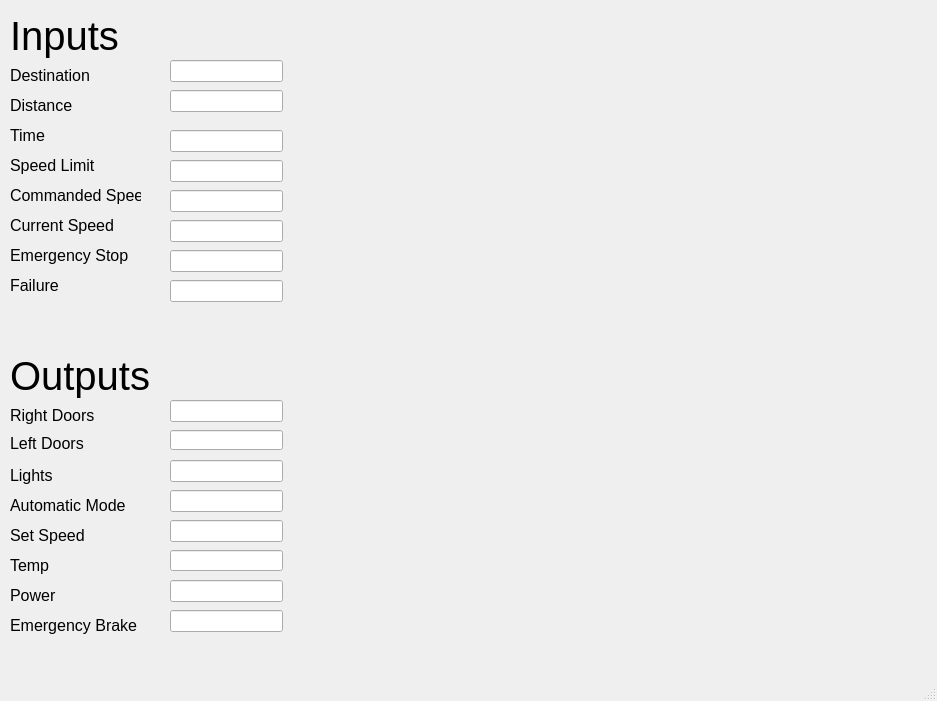
<?xml version="1.0" encoding="UTF-8"?>
<ui version="4.0">
 <class>TestUI</class>
 <widget class="QMainWindow" name="TestUI">
  <property name="geometry">
   <rect>
    <x>0</x>
    <y>0</y>
    <width>937</width>
    <height>701</height>
   </rect>
  </property>
  <property name="windowTitle">
   <string>MainWindow</string>
  </property>
  <widget class="QWidget" name="centralwidget">
   <widget class="QLabel" name="label">
    <property name="geometry">
     <rect>
      <x>10</x>
      <y>10</y>
      <width>131</width>
      <height>51</height>
     </rect>
    </property>
    <property name="font">
     <font>
      <pointsize>30</pointsize>
     </font>
    </property>
    <property name="text">
     <string>Inputs</string>
    </property>
   </widget>
   <widget class="QLabel" name="label_2">
    <property name="geometry">
     <rect>
      <x>10</x>
      <y>350</y>
      <width>141</width>
      <height>51</height>
     </rect>
    </property>
    <property name="font">
     <font>
      <pointsize>30</pointsize>
     </font>
    </property>
    <property name="text">
     <string>Outputs</string>
    </property>
   </widget>
   <widget class="QLabel" name="label_3">
    <property name="geometry">
     <rect>
      <x>10</x>
      <y>60</y>
      <width>101</width>
      <height>31</height>
     </rect>
    </property>
    <property name="font">
     <font>
      <pointsize>12</pointsize>
     </font>
    </property>
    <property name="text">
     <string>Destination</string>
    </property>
   </widget>
   <widget class="QLabel" name="label_4">
    <property name="geometry">
     <rect>
      <x>10</x>
      <y>210</y>
      <width>111</width>
      <height>31</height>
     </rect>
    </property>
    <property name="font">
     <font>
      <pointsize>12</pointsize>
     </font>
    </property>
    <property name="text">
     <string>Current Speed</string>
    </property>
   </widget>
   <widget class="QLabel" name="label_5">
    <property name="geometry">
     <rect>
      <x>10</x>
      <y>180</y>
      <width>131</width>
      <height>31</height>
     </rect>
    </property>
    <property name="font">
     <font>
      <pointsize>12</pointsize>
     </font>
    </property>
    <property name="text">
     <string>Commanded Speed</string>
    </property>
   </widget>
   <widget class="QLabel" name="label_6">
    <property name="geometry">
     <rect>
      <x>10</x>
      <y>150</y>
      <width>101</width>
      <height>31</height>
     </rect>
    </property>
    <property name="font">
     <font>
      <pointsize>12</pointsize>
     </font>
    </property>
    <property name="text">
     <string>Speed Limit</string>
    </property>
   </widget>
   <widget class="QLabel" name="label_7">
    <property name="geometry">
     <rect>
      <x>10</x>
      <y>240</y>
      <width>121</width>
      <height>31</height>
     </rect>
    </property>
    <property name="font">
     <font>
      <pointsize>12</pointsize>
     </font>
    </property>
    <property name="text">
     <string>Emergency Stop</string>
    </property>
   </widget>
   <widget class="QLabel" name="label_8">
    <property name="geometry">
     <rect>
      <x>10</x>
      <y>610</y>
      <width>161</width>
      <height>31</height>
     </rect>
    </property>
    <property name="font">
     <font>
      <pointsize>12</pointsize>
     </font>
    </property>
    <property name="text">
     <string>Emergency Brake</string>
    </property>
   </widget>
   <widget class="QLabel" name="label_9">
    <property name="geometry">
     <rect>
      <x>10</x>
      <y>580</y>
      <width>131</width>
      <height>31</height>
     </rect>
    </property>
    <property name="font">
     <font>
      <pointsize>12</pointsize>
     </font>
    </property>
    <property name="text">
     <string>Power</string>
    </property>
   </widget>
   <widget class="QLabel" name="label_10">
    <property name="geometry">
     <rect>
      <x>10</x>
      <y>520</y>
      <width>131</width>
      <height>31</height>
     </rect>
    </property>
    <property name="font">
     <font>
      <pointsize>12</pointsize>
     </font>
    </property>
    <property name="text">
     <string>Set Speed</string>
    </property>
   </widget>
   <widget class="QLabel" name="label_12">
    <property name="geometry">
     <rect>
      <x>10</x>
      <y>270</y>
      <width>131</width>
      <height>31</height>
     </rect>
    </property>
    <property name="font">
     <font>
      <pointsize>12</pointsize>
     </font>
    </property>
    <property name="text">
     <string>Failure</string>
    </property>
   </widget>
   <widget class="QLabel" name="label_13">
    <property name="geometry">
     <rect>
      <x>10</x>
      <y>490</y>
      <width>131</width>
      <height>31</height>
     </rect>
    </property>
    <property name="font">
     <font>
      <pointsize>12</pointsize>
     </font>
    </property>
    <property name="text">
     <string>Automatic Mode</string>
    </property>
   </widget>
   <widget class="QLabel" name="label_15">
    <property name="geometry">
     <rect>
      <x>10</x>
      <y>400</y>
      <width>131</width>
      <height>31</height>
     </rect>
    </property>
    <property name="font">
     <font>
      <pointsize>12</pointsize>
     </font>
    </property>
    <property name="text">
     <string>Right Doors</string>
    </property>
   </widget>
   <widget class="QLabel" name="label_16">
    <property name="geometry">
     <rect>
      <x>10</x>
      <y>460</y>
      <width>131</width>
      <height>31</height>
     </rect>
    </property>
    <property name="font">
     <font>
      <pointsize>12</pointsize>
     </font>
    </property>
    <property name="text">
     <string>Lights</string>
    </property>
   </widget>
   <widget class="QLabel" name="label_17">
    <property name="geometry">
     <rect>
      <x>10</x>
      <y>90</y>
      <width>121</width>
      <height>31</height>
     </rect>
    </property>
    <property name="font">
     <font>
      <pointsize>12</pointsize>
     </font>
    </property>
    <property name="text">
     <string>Distance</string>
    </property>
   </widget>
   <widget class="QLabel" name="label_18">
    <property name="geometry">
     <rect>
      <x>10</x>
      <y>120</y>
      <width>101</width>
      <height>31</height>
     </rect>
    </property>
    <property name="font">
     <font>
      <pointsize>12</pointsize>
     </font>
    </property>
    <property name="text">
     <string>Time</string>
    </property>
   </widget>
   <widget class="QLineEdit" name="DestinationBox">
    <property name="geometry">
     <rect>
      <x>170</x>
      <y>60</y>
      <width>113</width>
      <height>22</height>
     </rect>
    </property>
   </widget>
   <widget class="QLineEdit" name="SpeedLimitBox">
    <property name="geometry">
     <rect>
      <x>170</x>
      <y>160</y>
      <width>113</width>
      <height>22</height>
     </rect>
    </property>
   </widget>
   <widget class="QLineEdit" name="LightsBox">
    <property name="geometry">
     <rect>
      <x>170</x>
      <y>460</y>
      <width>113</width>
      <height>22</height>
     </rect>
    </property>
    <property name="readOnly">
     <bool>true</bool>
    </property>
   </widget>
   <widget class="QLineEdit" name="SetSpeedBox">
    <property name="geometry">
     <rect>
      <x>170</x>
      <y>520</y>
      <width>113</width>
      <height>22</height>
     </rect>
    </property>
    <property name="readOnly">
     <bool>true</bool>
    </property>
   </widget>
   <widget class="QLineEdit" name="DistanceBox">
    <property name="geometry">
     <rect>
      <x>170</x>
      <y>90</y>
      <width>113</width>
      <height>22</height>
     </rect>
    </property>
   </widget>
   <widget class="QLineEdit" name="TimeBox">
    <property name="geometry">
     <rect>
      <x>170</x>
      <y>130</y>
      <width>113</width>
      <height>22</height>
     </rect>
    </property>
   </widget>
   <widget class="QLineEdit" name="SuggestedSpeedBox">
    <property name="geometry">
     <rect>
      <x>170</x>
      <y>190</y>
      <width>113</width>
      <height>22</height>
     </rect>
    </property>
   </widget>
   <widget class="QLineEdit" name="CurrentSpeedBox">
    <property name="geometry">
     <rect>
      <x>170</x>
      <y>220</y>
      <width>113</width>
      <height>22</height>
     </rect>
    </property>
   </widget>
   <widget class="QLineEdit" name="EBrakeInBox">
    <property name="geometry">
     <rect>
      <x>170</x>
      <y>250</y>
      <width>113</width>
      <height>22</height>
     </rect>
    </property>
   </widget>
   <widget class="QLineEdit" name="FailureBox">
    <property name="geometry">
     <rect>
      <x>170</x>
      <y>280</y>
      <width>113</width>
      <height>22</height>
     </rect>
    </property>
   </widget>
   <widget class="QLineEdit" name="RightDoorsBox">
    <property name="geometry">
     <rect>
      <x>170</x>
      <y>400</y>
      <width>113</width>
      <height>22</height>
     </rect>
    </property>
    <property name="font">
     <font>
      <pointsize>8</pointsize>
     </font>
    </property>
    <property name="readOnly">
     <bool>true</bool>
    </property>
   </widget>
   <widget class="QLineEdit" name="AutomaticModeBox">
    <property name="geometry">
     <rect>
      <x>170</x>
      <y>490</y>
      <width>113</width>
      <height>22</height>
     </rect>
    </property>
    <property name="readOnly">
     <bool>true</bool>
    </property>
   </widget>
   <widget class="QLineEdit" name="EBrakeOutBox">
    <property name="geometry">
     <rect>
      <x>170</x>
      <y>610</y>
      <width>113</width>
      <height>22</height>
     </rect>
    </property>
    <property name="readOnly">
     <bool>true</bool>
    </property>
   </widget>
   <widget class="QLineEdit" name="PowerBox">
    <property name="geometry">
     <rect>
      <x>170</x>
      <y>580</y>
      <width>113</width>
      <height>22</height>
     </rect>
    </property>
    <property name="readOnly">
     <bool>true</bool>
    </property>
   </widget>
   <widget class="QLabel" name="label_11">
    <property name="geometry">
     <rect>
      <x>10</x>
      <y>433</y>
      <width>111</width>
      <height>20</height>
     </rect>
    </property>
    <property name="font">
     <font>
      <pointsize>12</pointsize>
     </font>
    </property>
    <property name="text">
     <string>Left Doors</string>
    </property>
   </widget>
   <widget class="QLineEdit" name="LeftDoorsBox">
    <property name="geometry">
     <rect>
      <x>170</x>
      <y>430</y>
      <width>113</width>
      <height>20</height>
     </rect>
    </property>
   </widget>
   <widget class="QLabel" name="label_20">
    <property name="geometry">
     <rect>
      <x>10</x>
      <y>550</y>
      <width>71</width>
      <height>31</height>
     </rect>
    </property>
    <property name="font">
     <font>
      <pointsize>12</pointsize>
     </font>
    </property>
    <property name="text">
     <string>Temp</string>
    </property>
   </widget>
   <widget class="QLineEdit" name="TempBox">
    <property name="geometry">
     <rect>
      <x>170</x>
      <y>550</y>
      <width>113</width>
      <height>21</height>
     </rect>
    </property>
    <property name="font">
     <font>
      <pointsize>7</pointsize>
     </font>
    </property>
    <property name="readOnly">
     <bool>true</bool>
    </property>
   </widget>
  </widget>
  <widget class="QStatusBar" name="statusbar"/>
 </widget>
 <resources/>
 <connections/>
</ui>
